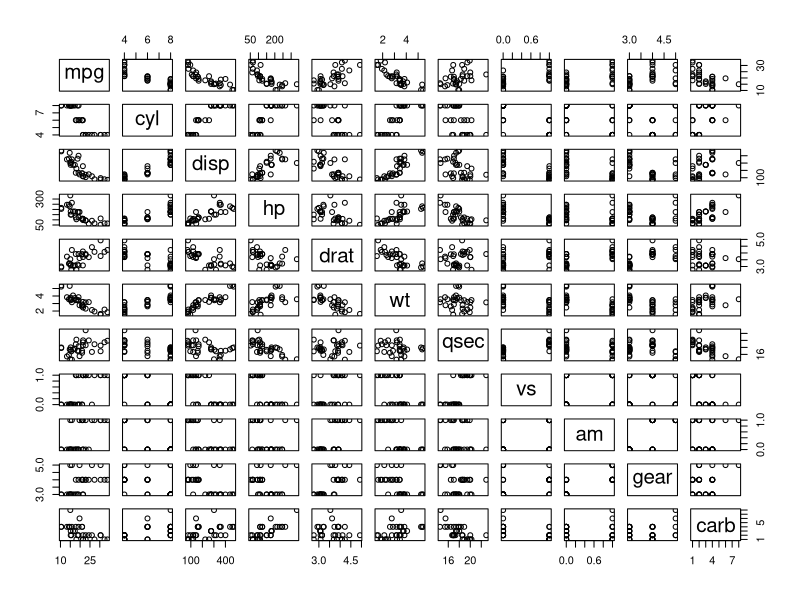
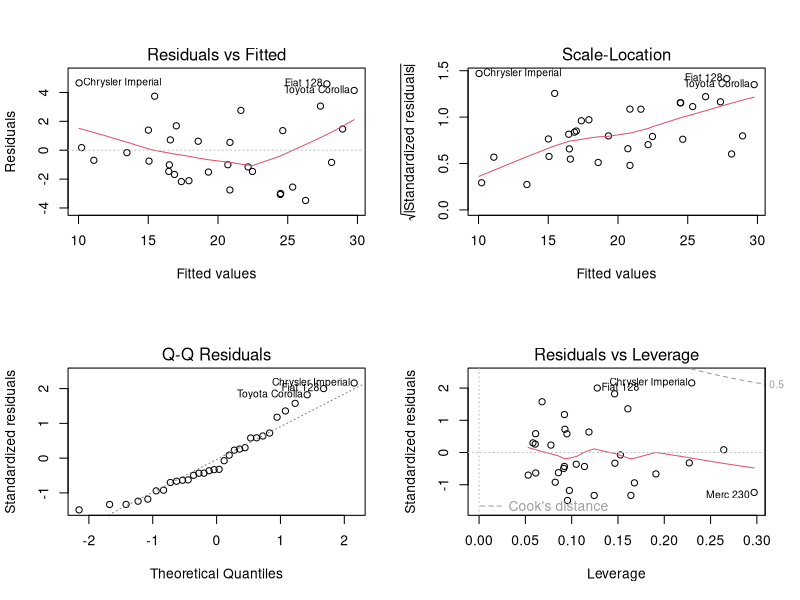

These charts were generated, in order, by the following R code:

plot(mtcars)
str(mtcars)

#factor: cyl, vs, am, gear

fit <- lm(mpg ~ factor(cyl) + disp + hp + drat + wt + qsec + factor(vs) + factor(am) + factor(gear) + carb, data = mtcars)
step(fit)

fit2 <- lm(formula = mpg ~ wt + qsec + factor(am), data = mtcars)
summary(fit2)

layout(matrix(c(1,2,3,4),2,2))
plot(fit2)